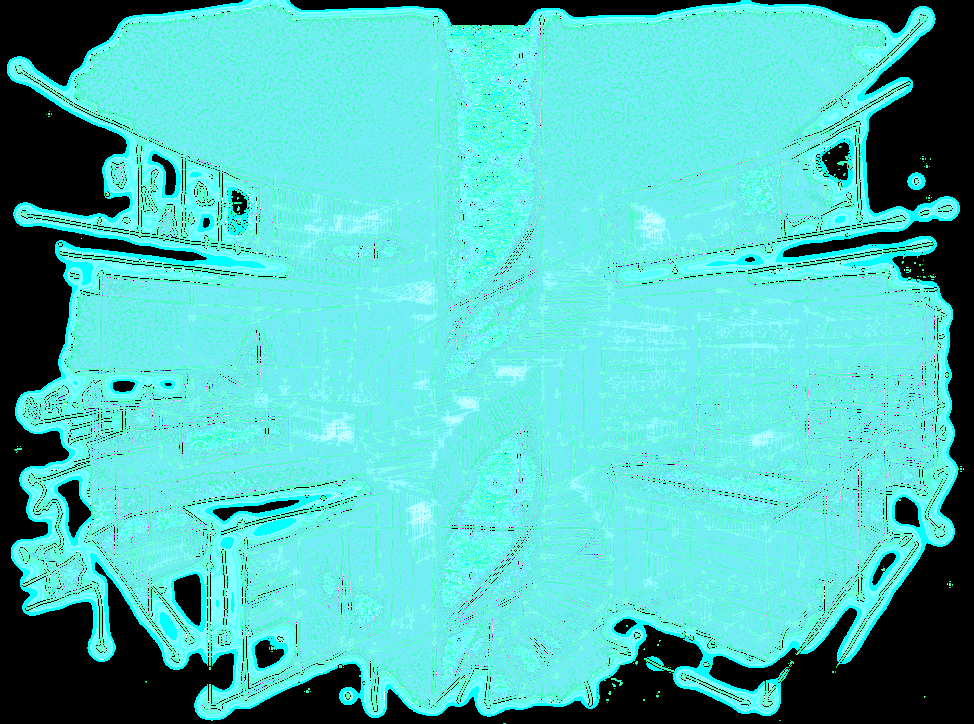
#> input picture GENDO_INT_D824 (2).glacial-transparent.png, 974 x 724 px, shrunk from 1872 x 1392 before the run
$ python -i style_render.py   (imports and definitions only)
#> lines starting #> are read from the running program, lines starting #| are printed output that depends on the picture; after the words box and inside, x2 and y2 are one past the last pixel; in counts of white or black regions, pixels touching at a corner belong together
"""
Arctic Lens — restyle a full render into the 'Cyber-Glacial' signature look.

Pipeline (all from enhance.py / glacial.py):
  1. composite transparent render onto the abyssal void
  2. render_grade   -> cold cinematic photographic base (dark/desat/cool/fog)
  3. cable_glow_sel -> cyan/emerald bioluminescent accents on bright linework
  4. vignette_factor-> nebula edge falloff (repo signature)

Usage:
    python style_render.py <input.png> [--out out/<name>.cyberglacial.png]
"""
import os
import sys
import numpy as np
import cv2

from glacial import VOID_DARK, glacial_grade_alpha
from enhance import render_grade, cable_glow_sel, vignette_factor

VOID = (VOID_DARK * 255.0)
WHITE = np.array([255.0, 255.0, 255.0], np.float32)


# [27 lines left out: functions load_rgb_alpha, composite_on_void, composite_on_white, not called in this run]


def key_background_alpha(rgb, tol=22, blur=0.8):
    """Key out a near-uniform white surround via border-seeded flood fill.

    Returns a uint8 foreground alpha (255 = keep, 0 = drop) with soft edges.
    Used for renders exported without an alpha channel but on a white backdrop.
    """
#> called with tol = 22, blur = 0.8
    h, w = rgb.shape[:2]
#> h = 724; w = 974
    gray = cv2.cvtColor(rgb, cv2.COLOR_RGB2GRAY)
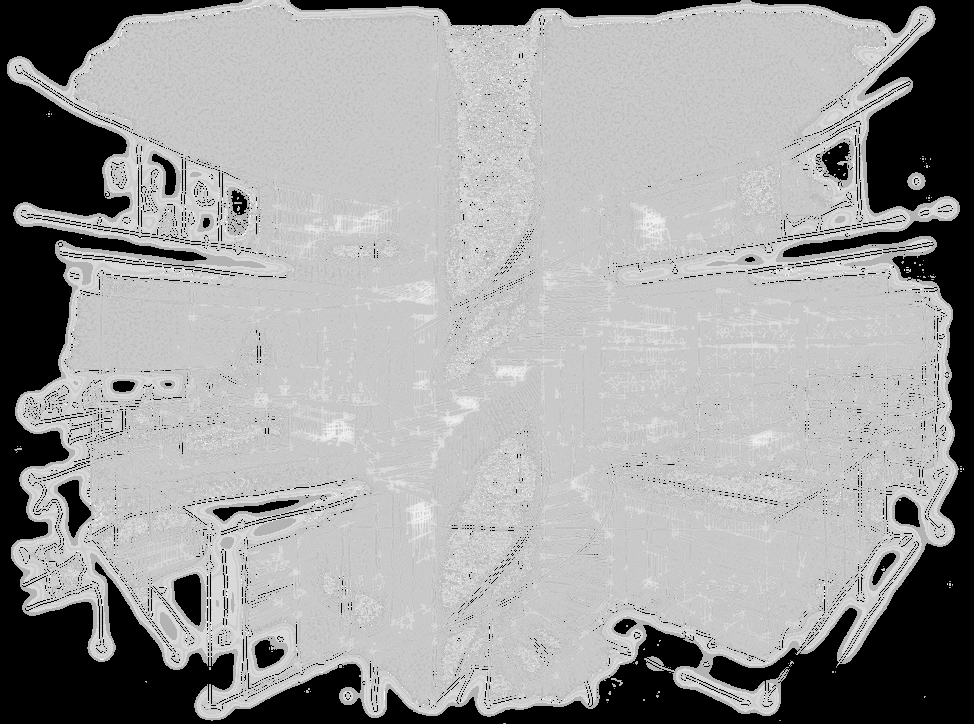
#> gray: shape (724, 974); min 0, max 255, mean 157.5
    mask = np.zeros((h + 2, w + 2), np.uint8)
    for sy, sx in [(0, 0), (0, w - 1), (h - 1, 0), (h - 1, w - 1)]:
        mm = np.zeros((h + 2, w + 2), np.uint8)
        cv2.floodFill(gray, mm, (sx, sy), 0, loDiff=tol, upDiff=tol,
                      flags=8 | (255 << 8) | cv2.FLOODFILL_FIXED_RANGE)
        mask = cv2.bitwise_or(mask, mm)
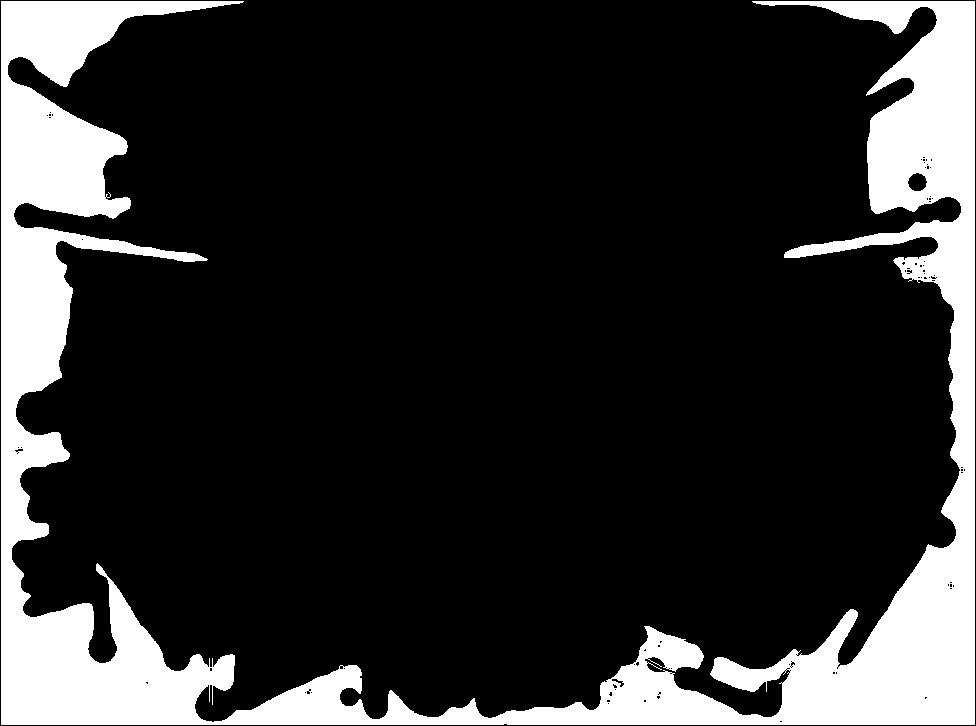
#> mask: shape (726, 976); min 0, max 255, mean 47.2
    bg = (mask[1:-1, 1:-1] > 0).astype(np.uint8) * 255
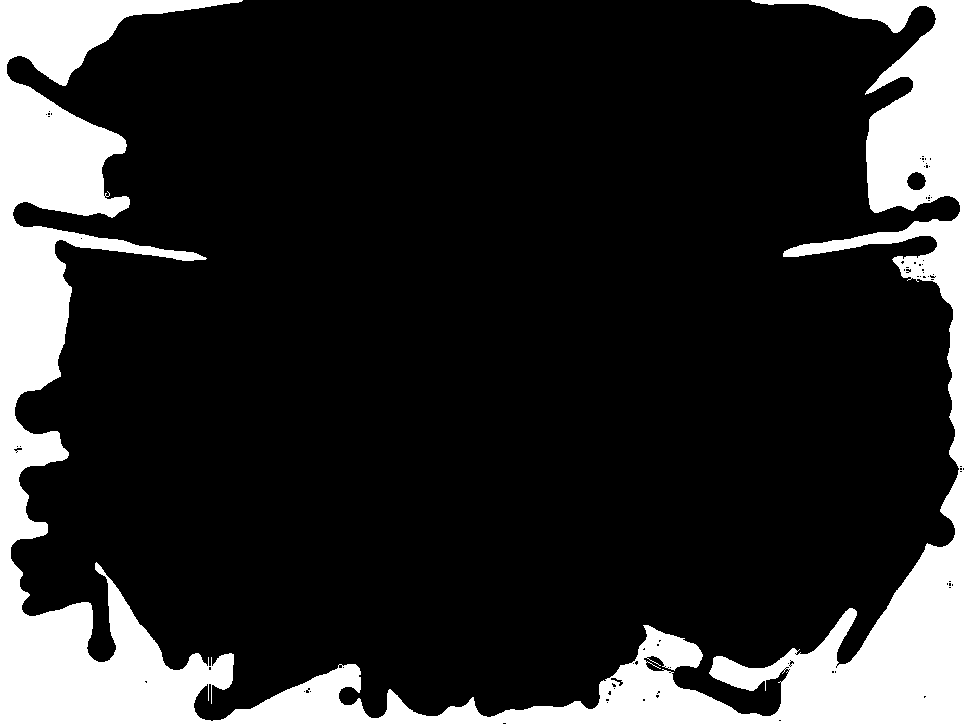
#> bg: shape (724, 974); 18.6% white; 1 white region, box (x1, y1, x2, y2) and area: (0, 0, 974, 724) 131009
    fg = 255 - bg
    fg = cv2.GaussianBlur(fg, (0, 0), blur)
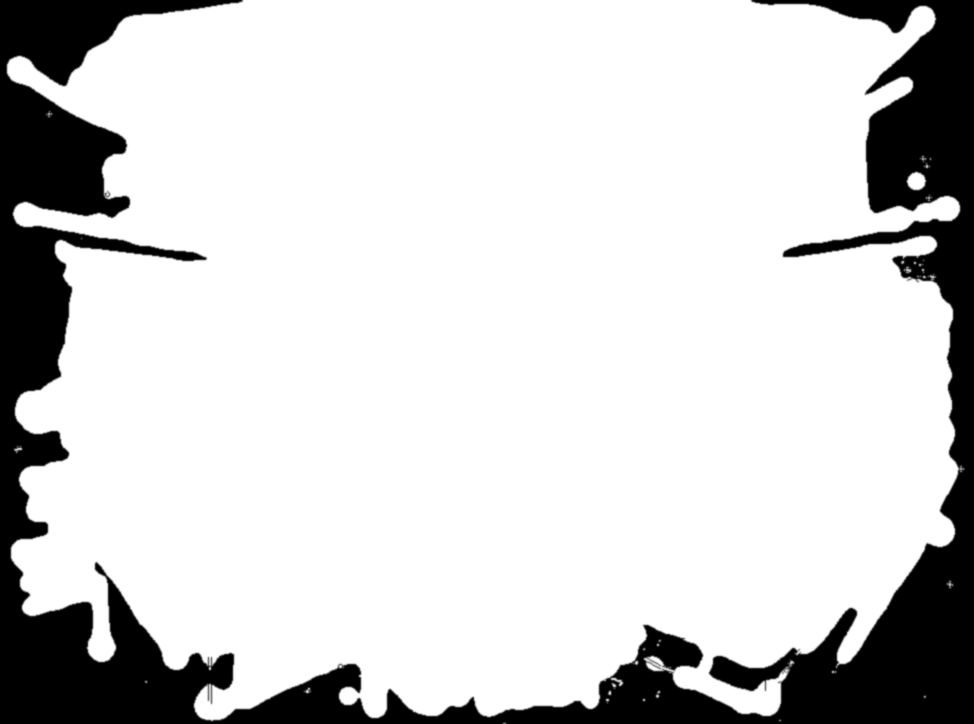
#> fg: shape (724, 974); min 0, max 255, mean 207.6
    return fg.astype(np.uint8)


# [19 lines left out: function glacial_transparent, not called in this run]


# matched to the user's example (render_cable_hi1/hi2.png): cold cinematic,
# lifted teal-blue blacks, compressed highlights, no glow, no vignette.
CINEMATIC = dict(
    darken=1.00, desat=0.75, cool=1.00, fog=0.09,
    shadow_tint=[0.070, 0.110, 0.145],
)


def luma(rgb):
    return 0.2126*rgb[..., 0] + 0.7152*rgb[..., 1] + 0.0722*rgb[..., 2]


# [30 lines left out: functions detail_boost, cinematic_style, not called in this run]


PRESETS = {
    "balanced": dict(
        base=dict(darken=0.62, desat=0.70, cool=1.18,
                  fog=0.12, shadow_tint=[0.045, 0.085, 0.120]),
        glow=dict(amt=0.90, weight=0.38, bloom=11),
        vig=0.30),
    "moody": dict(
        base=dict(darken=0.48, desat=0.62, cool=1.38,
                  fog=0.20, shadow_tint=[0.040, 0.075, 0.110]),
        glow=dict(amt=1.00, weight=0.44, bloom=12),
        vig=0.44),
    "luminous": dict(
        base=dict(darken=0.74, desat=0.66, cool=1.10,
                  fog=0.07, shadow_tint=[0.045, 0.085, 0.120]),
        glow=dict(amt=1.20, weight=0.52, bloom=13),
        vig=0.20),
}


# [24 lines left out: function cyberglacial_style, not called in this run]


def save(path, rgb, alpha=None):
    bgr = cv2.cvtColor(rgb, cv2.COLOR_RGB2BGR)
    cv2.imwrite(path, np.dstack([bgr, alpha]) if alpha is not None else bgr)


# [69 lines left out: functions save_rgba, main, not called in this run]


# [2 lines not run here, left out]

>>> import cv2
>>> picture = cv2.cvtColor(cv2.imread('GENDO_INT_D824 (2).glacial-transparent.png'), cv2.COLOR_BGR2RGB)
>>> result = key_background_alpha(picture)
